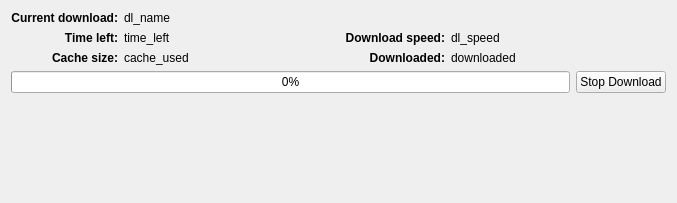
<?xml version="1.0" encoding="UTF-8"?>
<ui version="4.0">
 <class>DownloadsTab</class>
 <widget class="QWidget" name="DownloadsTab">
  <property name="geometry">
   <rect>
    <x>0</x>
    <y>0</y>
    <width>677</width>
    <height>203</height>
   </rect>
  </property>
  <property name="sizePolicy">
   <sizepolicy hsizetype="Preferred" vsizetype="Preferred">
    <horstretch>0</horstretch>
    <verstretch>0</verstretch>
   </sizepolicy>
  </property>
  <property name="windowTitle">
   <string notr="true">Form</string>
  </property>
  <layout class="QVBoxLayout" name="downloads_tab_layout">
   <item>
    <layout class="QGridLayout" name="download_layout" columnstretch="0,1,0,1">
     <item row="1" column="2">
      <widget class="QLabel" name="dl_speed_label">
       <property name="font">
        <font>
         <weight>75</weight>
         <bold>true</bold>
        </font>
       </property>
       <property name="text">
        <string>Download speed:</string>
       </property>
       <property name="alignment">
        <set>Qt::AlignRight|Qt::AlignTrailing|Qt::AlignVCenter</set>
       </property>
      </widget>
     </item>
     <item row="1" column="3">
      <widget class="QLabel" name="dl_speed">
       <property name="sizePolicy">
        <sizepolicy hsizetype="Preferred" vsizetype="Preferred">
         <horstretch>0</horstretch>
         <verstretch>0</verstretch>
        </sizepolicy>
       </property>
       <property name="text">
        <string notr="true">dl_speed</string>
       </property>
      </widget>
     </item>
     <item row="2" column="1">
      <widget class="QLabel" name="cache_used">
       <property name="sizePolicy">
        <sizepolicy hsizetype="Preferred" vsizetype="Maximum">
         <horstretch>0</horstretch>
         <verstretch>0</verstretch>
        </sizepolicy>
       </property>
       <property name="text">
        <string notr="true">cache_used</string>
       </property>
      </widget>
     </item>
     <item row="1" column="1">
      <widget class="QLabel" name="time_left">
       <property name="sizePolicy">
        <sizepolicy hsizetype="Preferred" vsizetype="Maximum">
         <horstretch>0</horstretch>
         <verstretch>0</verstretch>
        </sizepolicy>
       </property>
       <property name="text">
        <string notr="true">time_left</string>
       </property>
      </widget>
     </item>
     <item row="0" column="1" colspan="3">
      <widget class="QLabel" name="dl_name">
       <property name="sizePolicy">
        <sizepolicy hsizetype="Preferred" vsizetype="Maximum">
         <horstretch>0</horstretch>
         <verstretch>0</verstretch>
        </sizepolicy>
       </property>
       <property name="font">
        <font>
         <weight>50</weight>
         <bold>false</bold>
        </font>
       </property>
       <property name="text">
        <string notr="true">dl_name</string>
       </property>
      </widget>
     </item>
     <item row="0" column="0">
      <widget class="QLabel" name="dl_name_label">
       <property name="font">
        <font>
         <weight>75</weight>
         <bold>true</bold>
        </font>
       </property>
       <property name="text">
        <string>Current download:</string>
       </property>
       <property name="alignment">
        <set>Qt::AlignRight|Qt::AlignTrailing|Qt::AlignVCenter</set>
       </property>
      </widget>
     </item>
     <item row="1" column="0">
      <widget class="QLabel" name="time_left_label">
       <property name="font">
        <font>
         <weight>75</weight>
         <bold>true</bold>
        </font>
       </property>
       <property name="text">
        <string>Time left:</string>
       </property>
       <property name="alignment">
        <set>Qt::AlignRight|Qt::AlignTrailing|Qt::AlignVCenter</set>
       </property>
      </widget>
     </item>
     <item row="2" column="2">
      <widget class="QLabel" name="downloaded_label">
       <property name="font">
        <font>
         <weight>75</weight>
         <bold>true</bold>
        </font>
       </property>
       <property name="text">
        <string>Downloaded:</string>
       </property>
       <property name="alignment">
        <set>Qt::AlignRight|Qt::AlignTrailing|Qt::AlignVCenter</set>
       </property>
      </widget>
     </item>
     <item row="2" column="3">
      <widget class="QLabel" name="downloaded">
       <property name="sizePolicy">
        <sizepolicy hsizetype="Preferred" vsizetype="Preferred">
         <horstretch>0</horstretch>
         <verstretch>0</verstretch>
        </sizepolicy>
       </property>
       <property name="text">
        <string notr="true">downloaded</string>
       </property>
      </widget>
     </item>
     <item row="2" column="0">
      <widget class="QLabel" name="cache_used_label">
       <property name="font">
        <font>
         <weight>75</weight>
         <bold>true</bold>
        </font>
       </property>
       <property name="text">
        <string>Cache size:</string>
       </property>
       <property name="alignment">
        <set>Qt::AlignRight|Qt::AlignTrailing|Qt::AlignVCenter</set>
       </property>
      </widget>
     </item>
    </layout>
   </item>
   <item>
    <layout class="QHBoxLayout" name="progress_layout">
     <item>
      <widget class="QProgressBar" name="progress_bar">
       <property name="sizePolicy">
        <sizepolicy hsizetype="Minimum" vsizetype="Maximum">
         <horstretch>0</horstretch>
         <verstretch>0</verstretch>
        </sizepolicy>
       </property>
       <property name="value">
        <number>0</number>
       </property>
      </widget>
     </item>
     <item>
      <widget class="QPushButton" name="kill_button">
       <property name="sizePolicy">
        <sizepolicy hsizetype="Maximum" vsizetype="Maximum">
         <horstretch>0</horstretch>
         <verstretch>0</verstretch>
        </sizepolicy>
       </property>
       <property name="text">
        <string>Stop Download</string>
       </property>
      </widget>
     </item>
    </layout>
   </item>
   <item>
    <layout class="QVBoxLayout" name="active_layout"/>
   </item>
   <item>
    <widget class="QScrollArea" name="queue_scroll">
     <property name="sizePolicy">
      <sizepolicy hsizetype="Preferred" vsizetype="Expanding">
       <horstretch>0</horstretch>
       <verstretch>0</verstretch>
      </sizepolicy>
     </property>
     <property name="focusPolicy">
      <enum>Qt::WheelFocus</enum>
     </property>
     <property name="frameShape">
      <enum>QFrame::NoFrame</enum>
     </property>
     <property name="horizontalScrollBarPolicy">
      <enum>Qt::ScrollBarAlwaysOff</enum>
     </property>
     <property name="widgetResizable">
      <bool>true</bool>
     </property>
     <property name="alignment">
      <set>Qt::AlignLeading|Qt::AlignLeft|Qt::AlignTop</set>
     </property>
     <widget class="QWidget" name="queue_scroll_contents">
      <property name="geometry">
       <rect>
        <x>0</x>
        <y>0</y>
        <width>665</width>
        <height>16</height>
       </rect>
      </property>
      <property name="sizePolicy">
       <sizepolicy hsizetype="Preferred" vsizetype="Maximum">
        <horstretch>0</horstretch>
        <verstretch>0</verstretch>
       </sizepolicy>
      </property>
      <layout class="QVBoxLayout" name="queue_scroll_contents_layout">
       <property name="leftMargin">
        <number>0</number>
       </property>
       <property name="topMargin">
        <number>0</number>
       </property>
       <property name="rightMargin">
        <number>3</number>
       </property>
       <property name="bottomMargin">
        <number>0</number>
       </property>
      </layout>
     </widget>
    </widget>
   </item>
  </layout>
 </widget>
 <resources/>
 <connections/>
</ui>
